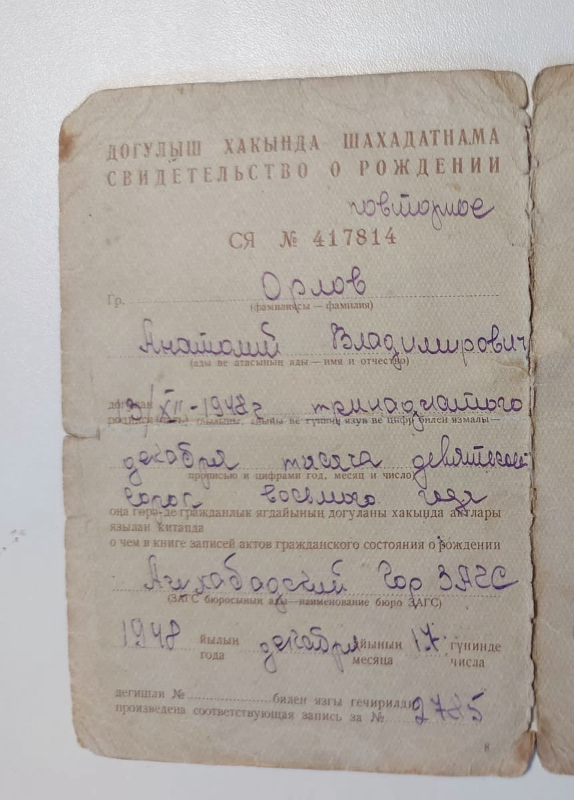
#> input picture genealogy/scans/1948-ashgabat-p1-zoom.jpg, 1720 x 2400 px, given as the content of the folder ../../../genealogy/scans/1948-ashgabat-p1-zoom.jpg, which was not available (shown at 1/3 size)
$ python contact_sheet.py ../../../genealogy/scans/1948-ashgabat-p1-zoom.jpg out.png 5
#> lines starting #> are read from the running program, lines starting #| are printed output that depends on the picture; pictures that were not available may be replaced by others from this repository, and a replacement may not be noted
#!/usr/bin/env python3
"""Контактный лист из папки с картинками, чтобы посмотреть кандидатов глазами.

Без этого шага на сайт легко попадает файл с водяным знаком или архивный
снимок вместо современного: по названию и метаданным это не видно.

  python3 contact_sheet.py <папка> <выход.jpg> [колонок]
Потом прочитать выход.jpg как изображение.
"""
import sys, os, glob
from PIL import Image, ImageDraw

src = sys.argv[1]
dst = sys.argv[2] if len(sys.argv) > 2 else "sheet.jpg"
cols = int(sys.argv[3]) if len(sys.argv) > 3 else 5
TW, TH = 330, 220

files = []
for f in sorted(glob.glob(os.path.join(src, "*.jpg")) + glob.glob(os.path.join(src, "*.png"))):
    if os.path.getsize(f) < 15000:
        continue
    try:
        im = Image.open(f)
#> im is the input picture: PIL image 1720x2400 RGB; mean R, G, B 176.7, 169.4, 162.5
        files.append((os.path.splitext(os.path.basename(f))[0], f, im.size))
    except Exception:
        pass

rows = (len(files) + cols - 1) // cols
#> rows = 1
sheet = Image.new("RGB", (TW * cols, (TH + 22) * max(rows, 1)), (16, 22, 30))
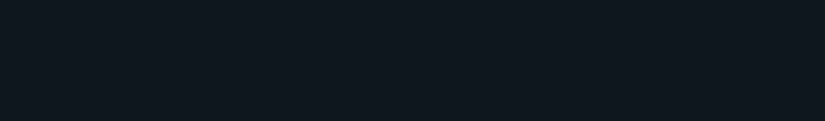
#> sheet: PIL image 1650x242 RGB (shown at 1/2 size); mean R, G, B 16, 22, 30
d = ImageDraw.Draw(sheet)
for i, (n, f, sz) in enumerate(files):
    im = Image.open(f).convert("RGB")
    w, h = im.size
#> w = 1720; h = 2400
    s = max(TW / w, TH / h)
#> s = 0.192
    im = im.resize((int(w * s), int(h * s)), Image.LANCZOS)
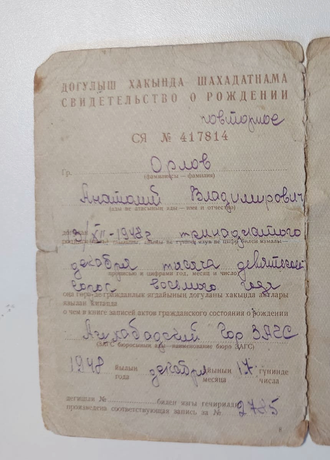
#> im: PIL image 330x460 RGB; mean R, G, B 176.7, 169.4, 162.5
    im = im.crop(((im.width - TW) // 2, (im.height - TH) // 2,
                  (im.width - TW) // 2 + TW, (im.height - TH) // 2 + TH))
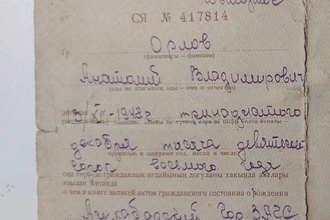
#> im: PIL image 330x220 RGB; mean R, G, B 171.8, 163.7, 155.4
    cx, cy = (i % cols) * TW, (i // cols) * (TH + 22)
#> cx = 0; cy = 0
    sheet.paste(im, (cx, cy))
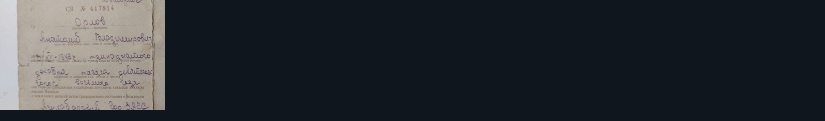
#> sheet: PIL image 1650x242 RGB (shown at 1/2 size); mean R, G, B 44.3, 47.8, 52.8
    d.text((cx + 6, cy + TH + 4), f"{n} {sz[0]}x{sz[1]}", fill=(225, 235, 242))
sheet.save(dst, quality=84)
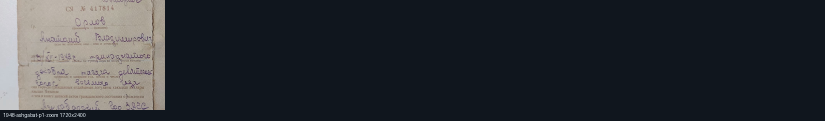
#> saved as out.png: PIL image 1650x242 RGB (shown at 1/2 size); mean R, G, B 44.5, 48, 53
print(f"{len(files)} картинок -> {dst} {sheet.size}")
#| 1 картинок -> out.png (1650, 242)

$ run again, on genealogy/scans/1948-ashgabat-p2-zoom.jpg
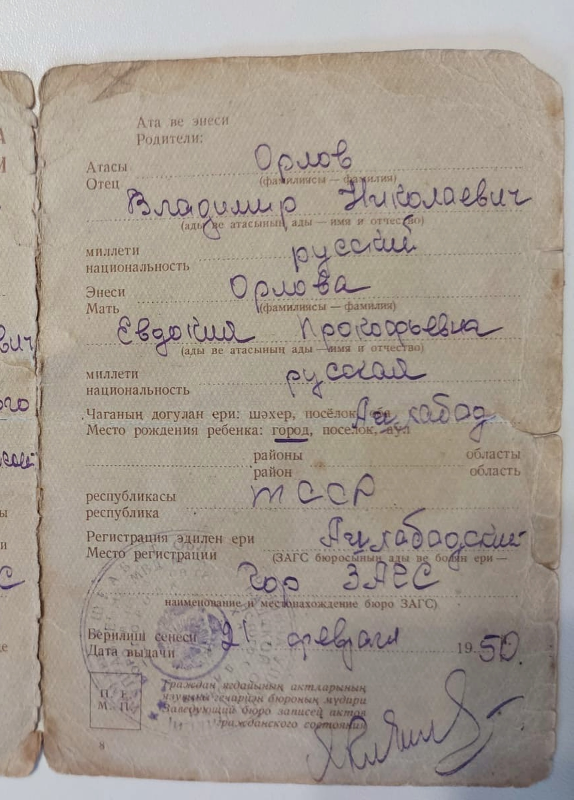
#> input picture genealogy/scans/1948-ashgabat-p2-zoom.jpg, 1720 x 2400 px, given as the content of the folder ../../../genealogy/scans/1948-ashgabat-p2-zoom.jpg, which was not available (shown at 1/3 size)
#> im is the input picture: PIL image 1720x2400 RGB; mean R, G, B 163.3, 153.8, 143.8
#> `im = im.crop(((im.width - TW) // 2, (im.height - TH) // 2, (im.width -..`:
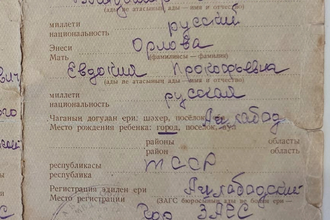
#> im: PIL image 330x220 RGB; mean R, G, B 162, 151.5, 138.4
#> `sheet.save(dst, quality=84)`:
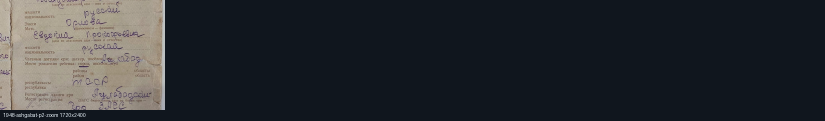
#> saved as out.png: PIL image 1650x242 RGB (shown at 1/2 size); mean R, G, B 42.7, 45.7, 49.9
#| 1 картинок -> out.png (1650, 242)

$ run again, on genealogy/scans/shakalo-fedor_page.jpg
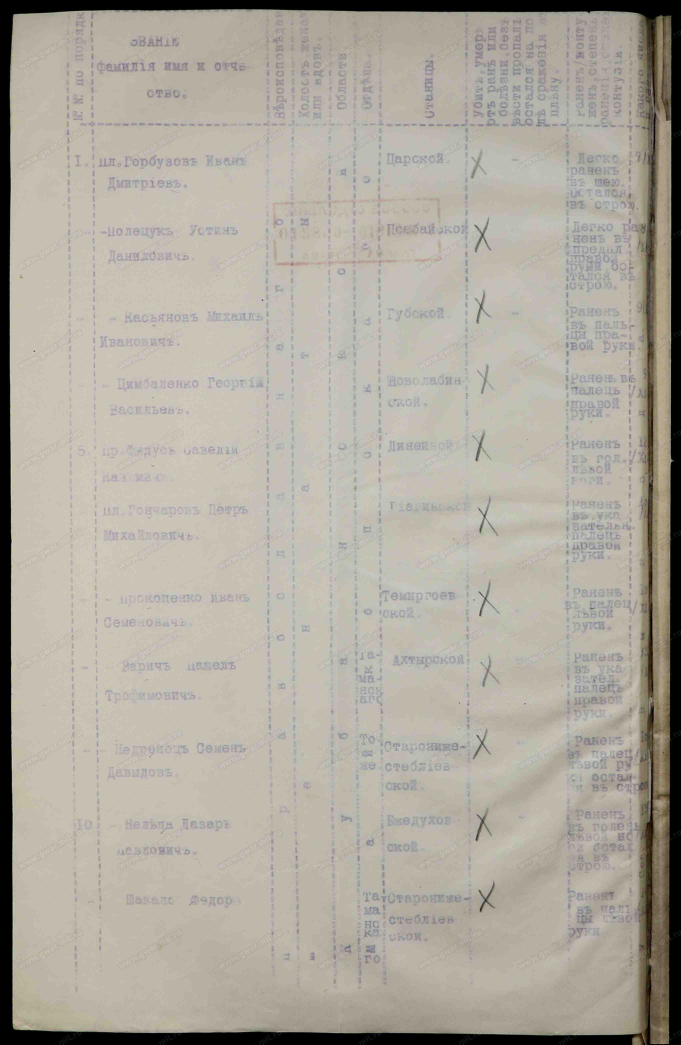
#> input picture genealogy/scans/shakalo-fedor_page.jpg, 2721 x 4177 px, given as the content of the folder ../../../genealogy/scans/shakalo-fedor_page.jpg, which was not available (shown at 1/4 size)
#> im is the input picture: PIL image 2721x4177 RGB; mean R, G, B 175, 170.1, 159.2
#> `im = im.crop(((im.width - TW) // 2, (im.height - TH) // 2, (im.width -..`:
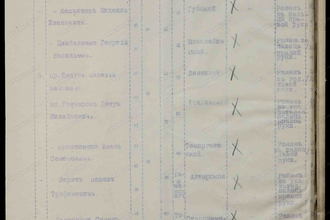
#> im: PIL image 330x220 RGB; mean R, G, B 184.5, 180, 169
#> `sheet.save(dst, quality=84)`:
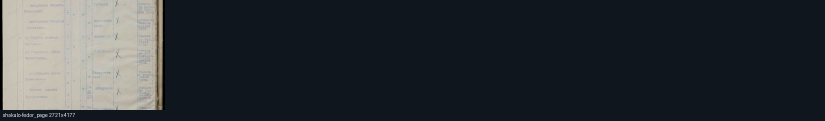
#> saved as out.png: PIL image 1650x242 RGB (shown at 1/2 size); mean R, G, B 46.8, 50.9, 55.4
#| 1 картинок -> out.png (1650, 242)
